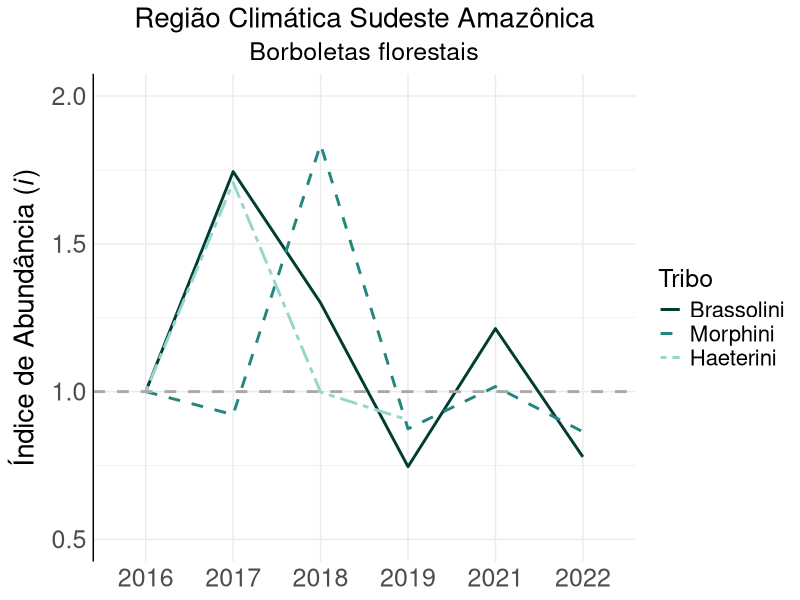
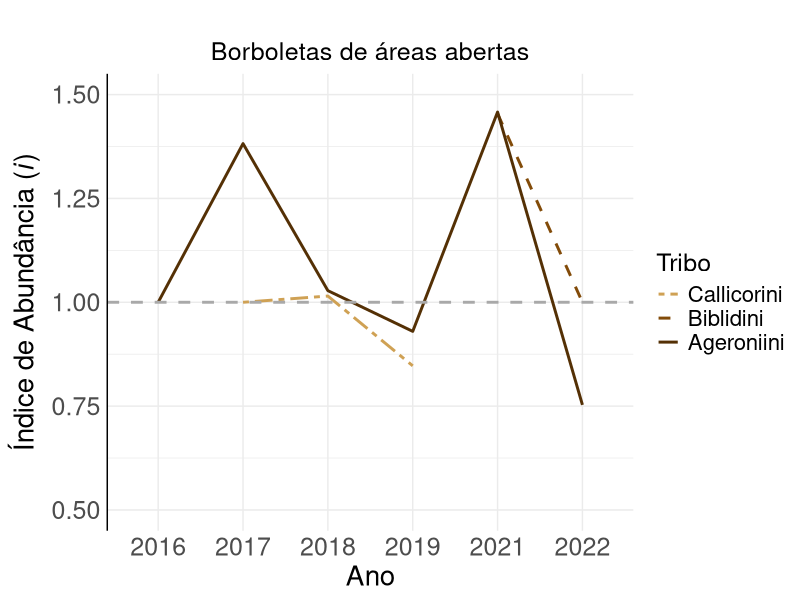
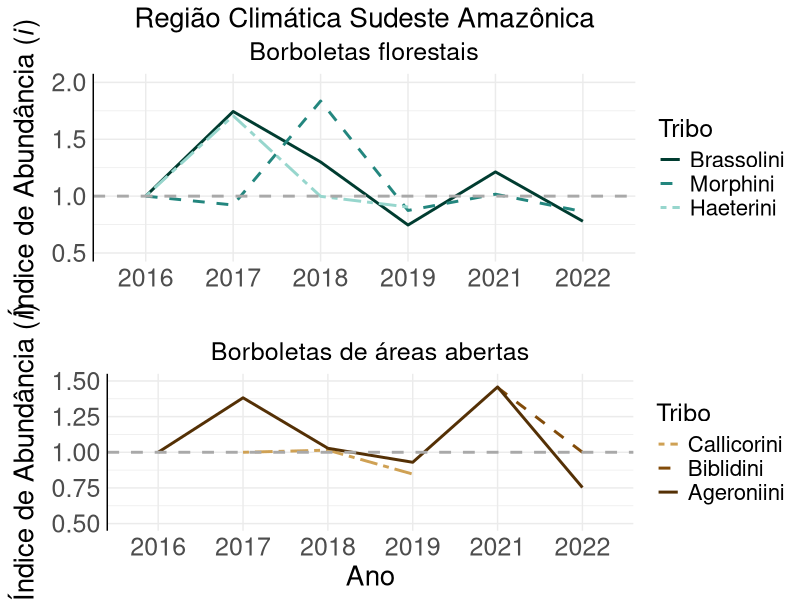
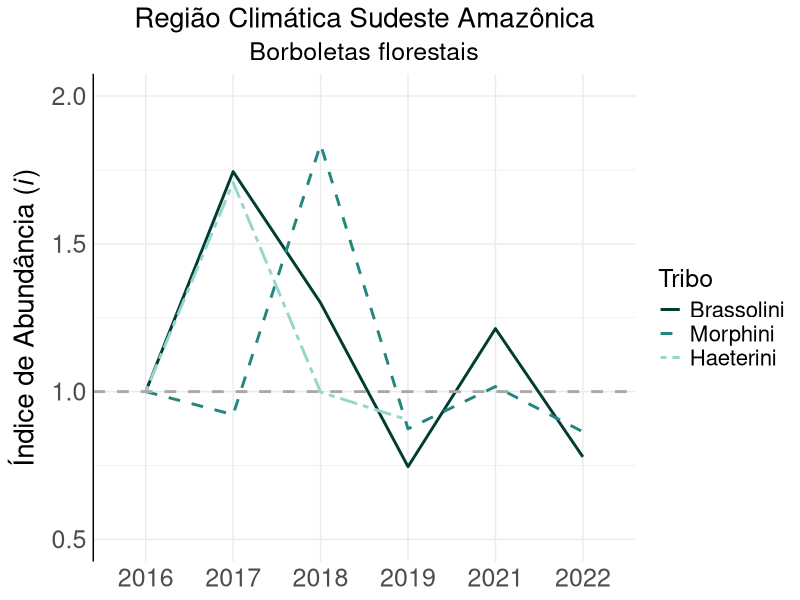
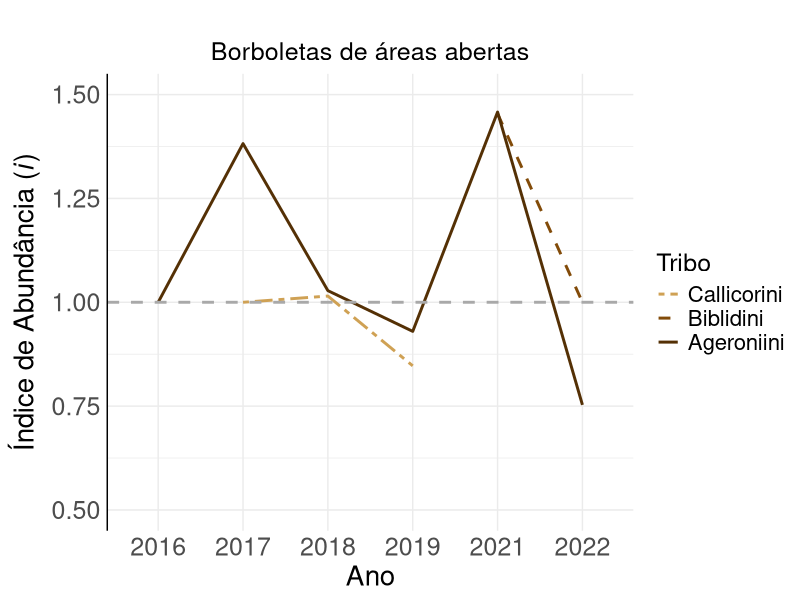
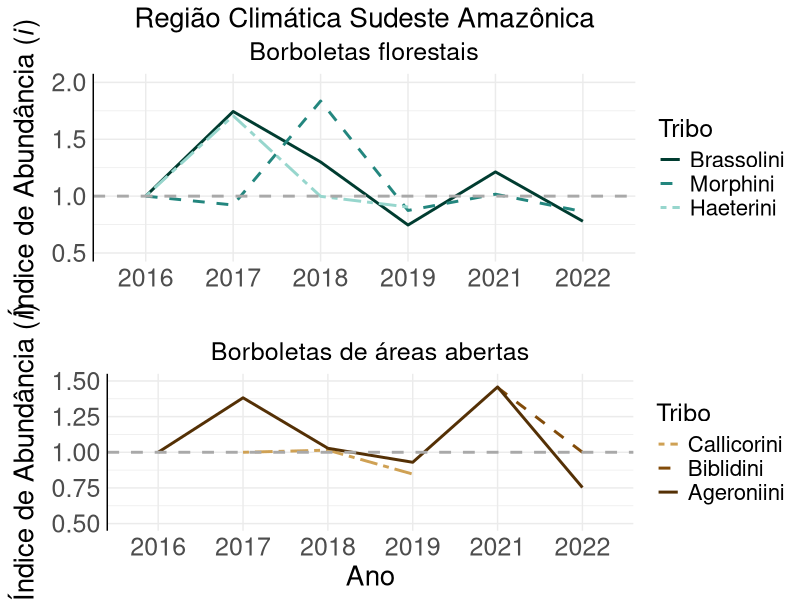

Write the R code that produced these figures, in order.
##### Índices de abundância de tribos ao longo dos anos - Mata Atlântica
## Script: Isabela Freitas Oliveira

library(dplyr)
library(tidyr)


# Definir o diretório de trabalho
setwd("~/Documents/ICMBIO-COMOB/Dados_Monitora/Análise de dados/Monitora_Borboletas_Isabela")
df_indice<-read.csv("resultado_final_com_esforco.csv", header=T, sep = ';') # dataframe para fazer os gráficos
df_indice <- df_indice[!is.na(df_indice$tribo), ]

dados_regiao_especifica <- df_indice %>%
  filter(bioma == "Amazonia", regiao == "sudeste")

# Agregar soma_individuos por tribo e ano
soma_individuos_por_tribo_ano <- dados_regiao_especifica %>%
  filter(soma_individuos > 0 ) %>%
  group_by(tribo, ano) %>%
  summarize(soma_individuos = sum(soma_individuos, na.rm = TRUE)) %>%
  ungroup()

# Verificar o esforço individual por uc_ea e expedicao
esforco_individual <- dados_regiao_especifica %>%
  group_by(uc, uc_ea, ano, expedicao) %>%
  summarize(esforco_individual = unique(esforco_amostral), na.rm = TRUE) %>%
  ungroup()

# Somar os esforços por expedicao
esforco_por_expedicao <- esforco_individual %>%
  group_by(uc, ano, expedicao) %>%
  summarize(esforco_total_expedicao = sum(esforco_individual, na.rm = TRUE)) %>%
  ungroup()

# Calcular o esforço total anual para cada ano
esforco_total_anual <- esforco_por_expedicao %>%
  group_by(ano) %>%
  summarize(esforco_total_anual = sum(esforco_total_expedicao, na.rm = TRUE)) %>%
  ungroup()

# Juntar com soma_individuos_por_tribo_ano
df_agregado <- soma_individuos_por_tribo_ano %>%
  left_join(esforco_total_anual, by = "ano") %>%
  ungroup()

# Calcular o índice de abundância
df_agregado <- df_agregado %>%
  mutate(frequencia_corrigida = (soma_individuos + 0.00001) / esforco_total_anual,
         log_frequencia_corrigida = log10(frequencia_corrigida)) %>%
  group_by(tribo) %>%
  arrange(ano) %>%
  mutate(indice_abundancia = if_else(row_number() == 1, 1, 
                                     log_frequencia_corrigida / lag(log_frequencia_corrigida))) %>%
  ungroup()

# Reestruturar para visualização
df_tribo_ano_largo <- df_agregado %>%
  pivot_wider(names_from = ano, values_from = indice_abundancia)

# Reestruturar o dataframe para o formato largo # tabela geral dos índices
df_tribo_ano_largo <- df_agregado %>%
  select(tribo, ano, indice_abundancia) %>% # Selecionar as colunas relevantes
  pivot_wider(names_from = ano, values_from = indice_abundancia) # Transformar para o formato largo

# Limitar os valores a 3 casas decimais
df_tribo_ano_largo <- df_tribo_ano_largo %>%
  mutate_if(is.numeric, ~ round(., 3))
#write.csv(df_tribo_ano_largo, "tabela_índice_tribo_ano_AM_sudeste.csv", row.names = FALSE)

############
#Gráficos
library(ggplot2)

# Definir as cores e tipos de linha para cada tribo
cores_linhas <- c("Brassolini" = "#003C30", "Morphini" = "#23867E", "Haeterini" = "#97D6CD")
tipos_linhas <- c("Brassolini" = "solid", "Morphini" = "dashed", "Haeterini" = "twodash")

# Filtrar tribos florestais
tribos_selecionadas <- df_tribo_ano_largo %>%
  filter(tribo %in% c("Brassolini", "Morphini", "Haeterini")) %>%
  mutate(tribo = factor(tribo, levels = c("Brassolini", "Morphini", "Haeterini")))

# Transformar 'ano' para o formato longo e garantir que é numérico
dados_longos <- tribos_selecionadas %>%
  pivot_longer(cols = -tribo, names_to = "ano", values_to = "indice_abundancia")

# Certifique-se de que cada 'tribo' tem um 'tipo_linha' correspondente
dados_longos$tipo_linha <- ifelse(dados_longos$tribo == "Brassolini", "solid",
                                  ifelse(dados_longos$tribo == "Morphini","dashed","twodash"))

# Crie o gráfico
gg_florestal <- ggplot(dados_longos, aes(x = ano, y = indice_abundancia, group = tribo, color = tribo, linetype = tribo)) +
  geom_line(size = 1) +
  scale_y_continuous(limits = c(0.5,2))+
  scale_color_manual(values = cores_linhas) +
  scale_linetype_manual(values = tipos_linhas) +
  geom_hline(yintercept = 1, linetype = "dashed", color = "darkgray", size = 1) +
  theme_minimal() +
  labs(title = "Região Climática Sudeste Amazônica",
       subtitle = "Borboletas florestais",
       x = "Ano",
       y = expression("Índice de Abundância (" * italic("i") * ")"),
       color = "Tribo",
       linetype = "Tribo") +
  theme(plot.title = element_text(hjust = 0.5, size = 20),
        plot.subtitle = element_text(hjust = 0.5, size = 18),
        axis.title = element_text(size = 20),
        axis.text = element_text(size = 18),
        axis.title.x = element_blank(),
        legend.title = element_text(size = 18),
        legend.text = element_text(size = 16),
        axis.line = element_line(color = "black"),
        axis.line.x = element_blank()) +
  guides(color = guide_legend(override.aes = list(linetype = tipos_linhas)))

# Exibir o gráfico
print(gg_florestal)

# Salvar a imagem usando ggsave()
ggsave(filename = "indice de abundancia AM_Sudeste_florestal_linhas_.png",  # Escolha um nome adequado para o arquivo
       plot = gg_florestal,  # O objeto ggplot
       device = "png",  # Pode ser "jpeg", "tiff", etc.
       path = "/Users/isabelafreitasoliveira/Documents/ICMBIO-COMOB/Dados_Monitora/Análise de dados/Monitora_Borboletas_Isabela",  # Especifique o diretório onde você deseja salvar o gráfico
       dpi = 300,  # Define a resolução (DPI)
       width = 12, height = 8, units = "in")  # Define o tamanho da imagem
######
#Gráficos Borboletas de areas abertas

# Definir as cores e tipos de linha para cada tribo
cores_linhas <- c("Callicorini" = "#CFA154", "Biblidini" = "#824B09", "Ageroniini" = "#543005")
tipos_linhas <- c("Callicorini" = "twodash", "Biblidini" = "dashed", "Ageroniini" = "solid")

# Filtrar tribos florestais
tribos_selecionadas <- df_tribo_ano_largo %>%
  filter(tribo %in% c("Callicorini", "Biblidini", "Ageroniini")) %>%
  mutate(tribo = factor(tribo, levels = c("Callicorini", "Biblidini", "Ageroniini")))

# Transformar 'ano' para o formato longo e garantir que é numérico
dados_longos <- tribos_selecionadas %>%
  pivot_longer(cols = -tribo, names_to = "ano", values_to = "indice_abundancia")

# Certifique-se de que cada 'tribo' tem um 'tipo_linha' correspondente
dados_longos$tipo_linha <- ifelse(dados_longos$tribo == "Ageroniini", "solid",
                                  ifelse(dados_longos$tribo == "Biblidini","dashed","twodash"))

# Crie o gráfico
gg_aberto <- ggplot(dados_longos, aes(x = ano, y = indice_abundancia, group = tribo, color = tribo, linetype = tribo)) +
  geom_line(size = 1) +
  scale_y_continuous(limits = c(0.5,1.5))+
  scale_color_manual(values = cores_linhas) +
  scale_linetype_manual(values = tipos_linhas) +
  geom_hline(yintercept = 1, linetype = "dashed", color = "darkgray", size = 1) +
  theme_minimal() +
  labs(title = "",
       subtitle = "Borboletas de áreas abertas",
       x = "Ano",
       y = expression("Índice de Abundância (" * italic("i") * ")"),
       color = "Tribo",
       linetype = "Tribo") +
  theme(plot.title = element_text(hjust = 0.5, size = 20),
        plot.subtitle = element_text(hjust = 0.5, size = 18),
        axis.title = element_text(size = 20),
        axis.text = element_text(size = 18),
        legend.title = element_text(size = 18),
        legend.text = element_text(size = 16),
        axis.line = element_line(color = "black"),
        axis.line.x = element_blank()) +
  guides(color = guide_legend(override.aes = list(linetype = tipos_linhas)))

# Exibir o gráfico
print(gg_aberto)

# Salvar a imagem usando ggsave()
ggsave(filename = "indice de abundancia_AM_Sudeste_aberto_linhas_.png",  # Escolha um nome adequado para o arquivo
       plot = gg_aberto,  # O objeto ggplot
       device = "png",  # Pode ser "jpeg", "tiff", etc.
       path = "/Users/isabelafreitasoliveira/Documents/ICMBIO-COMOB/Dados_Monitora/Análise de dados/Monitora_Borboletas_Isabela",  # Especifique o diretório onde você deseja salvar o gráfico
       dpi = 300,  # Define a resolução (DPI)
       width = 12, height = 8, units = "in")  # Define o tamanho da imagem

######
#Gráficos juntos
library(gridExtra)

grid.arrange(gg_florestal, gg_aberto, ncol = 1,  heights = c(3,3))
ggsave("graficos_combinados_indice_AM_Sudeste_linhas.png", 
       grid.arrange(gg_florestal, gg_aberto,  ncol = 1,  heights = c(3,3)), 
       device = "png", 
       width = 12, height = 10, units = "in", 
       path = "/Users/isabelafreitasoliveira/Documents/ICMBIO-COMOB/Dados_Monitora/Análise de dados/Monitora_Borboletas_Isabela")
